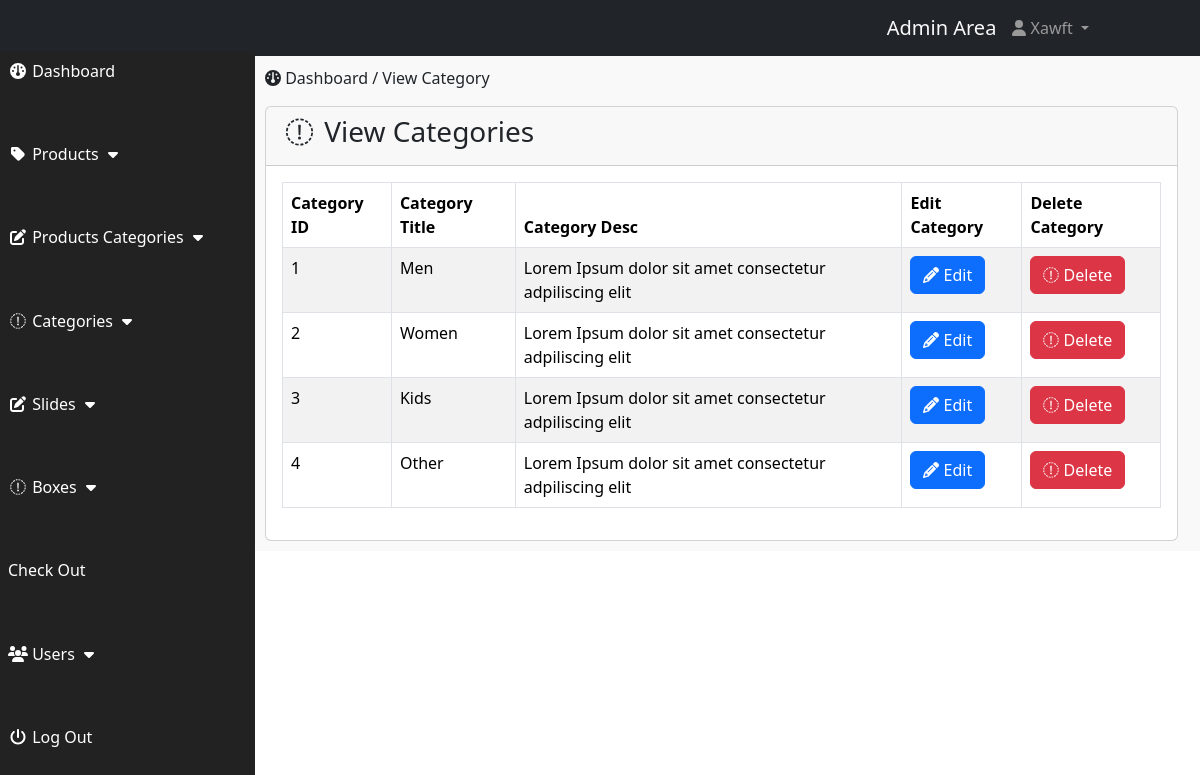
/includes/index.php?view_cat (signed in), run on the app's committed database.
### tables this page shows
CREATE TABLE `categories` (
  `cat_id` int(10) NOT NULL,
  `cat_title` text NOT NULL,
  `cat_desc` text NOT NULL,
  `cat_top` text NOT NULL,
  `cat_image` text NOT NULL
);

### includes/view_cat.php (the view)
<div class="row">
    <div class="col-lg-12">
        <ol class="breadcrumb">
            <li class="active">
                <i class="fa fa-dashboard"></i> Dashboard / View Category
            </li>
        </ol>
    </div>
</div>
<div class="row">
    <div class="col-lg-12">
        <div class="card">
            <div class="card-header">
                <h3 class="card-title"><i class="fa fa-fw fa-money"></i> View Categories</h3>
            </div>
            <div class="card-body">
                <table class="table table-responsive table-hover table-striped table-bordered">
                    <thead>
                        <tr>
                            <th>Category ID</th>
                            <th>Category Title</th>
                            <th>Category Desc</th>
                            <th>Edit Category</th>
                            <th>Delete Category</th>
                        </tr>
                    </thead>
                    <tbody>
                        <?php
                        $get_cat = "SELECT * FROM categories";
                        $run_cat = mysqli_query($conn, $get_cat);
                        while($row = mysqli_fetch_array($run_cat)){
                            $cat_id = $row["cat_id"];
                            $cat_title = $row["cat_title"];
                            $cat_desc = $row["cat_desc"];
                            echo '
                            <tr>
                            <td>'.$cat_id.'</td>
                            <td>'.$cat_title.'</td>
                            <td>'.$cat_desc.'</td>
                            <td><a href="index.php?edit_cat='.$cat_id.'" class="btn btn-primary"> <i class="fa fa-pencil"></i> Edit</a></td>
                            <td><a href="delete_cat.php?delete_p_cat='.$cat_id.'" class="btn btn-danger"><i class="fa fa-trash-o"></i> Delete</a></td>
                        </tr>';
                        }
                        ?>
                    </tbody>
                </table>
            </div>
        </div>
    </div>
</div>

### includes/css/style.css (style rules this page uses)
body { margin-top: 100px; }
@media (min-width: 768px) { body { margin-top: 50px; color: red; } }

### data on the page
categories: cat_id "1", cat_title "Men", cat_desc "Lorem Ipsum dolor sit amet consectetur adpiliscing elit"
categories: cat_id "2", cat_title "Women", cat_desc "Lorem Ipsum dolor sit amet consectetur adpiliscing elit"
categories: cat_id "3", cat_title "Kids", cat_desc "Lorem Ipsum dolor sit amet consectetur adpiliscing elit"
categories: cat_id "4", cat_title "Other", cat_desc "Lorem Ipsum dolor sit amet consectetur adpiliscing elit"
